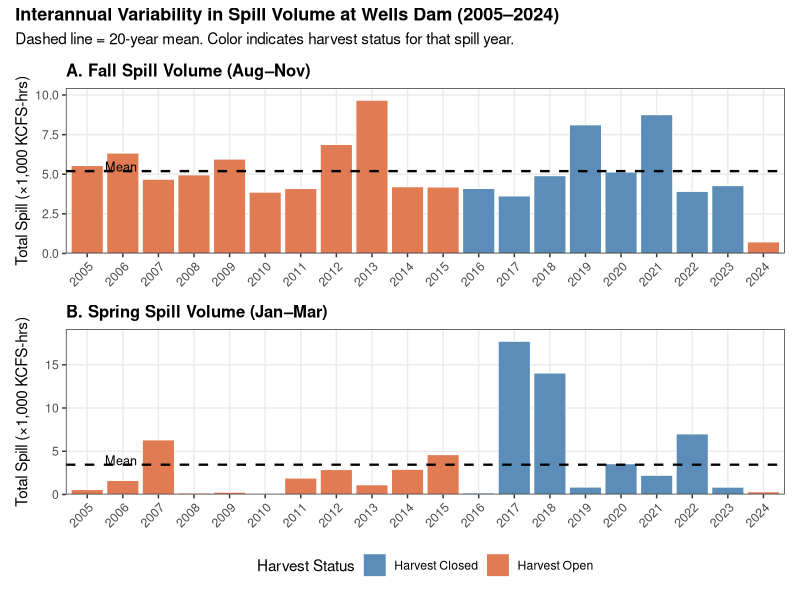
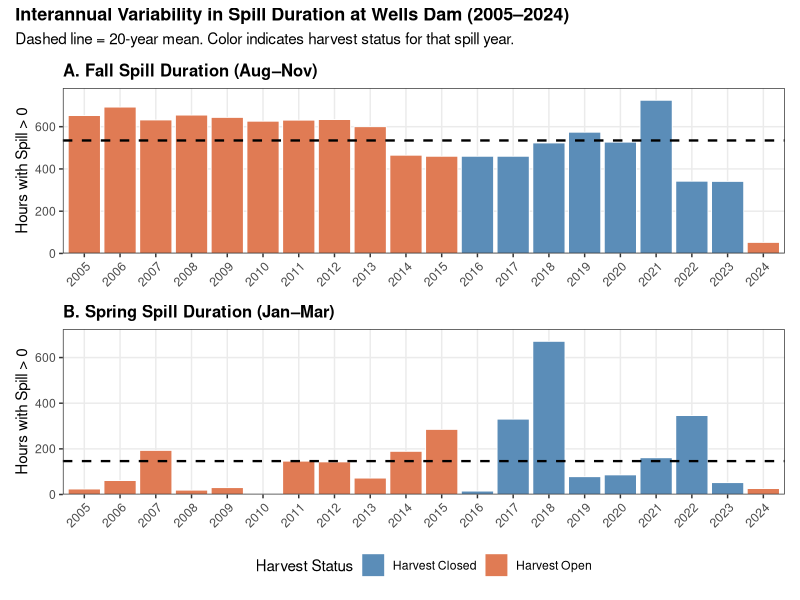
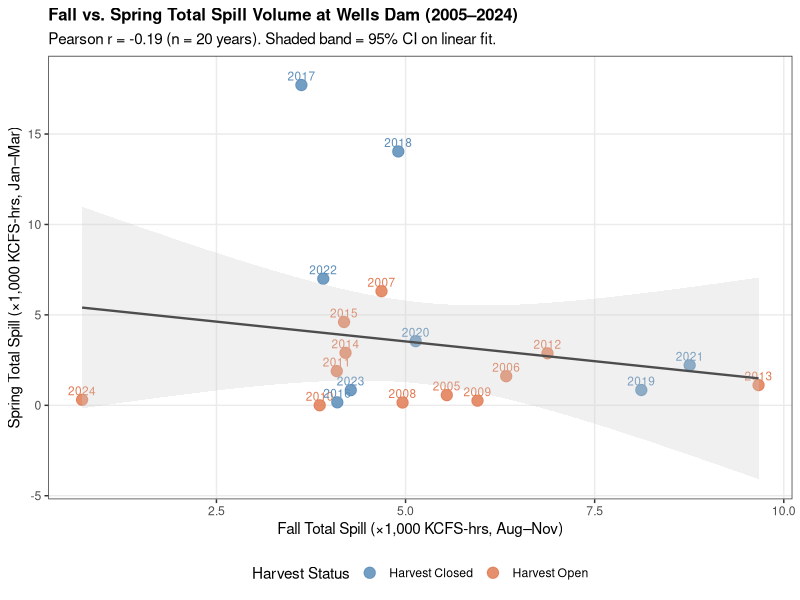
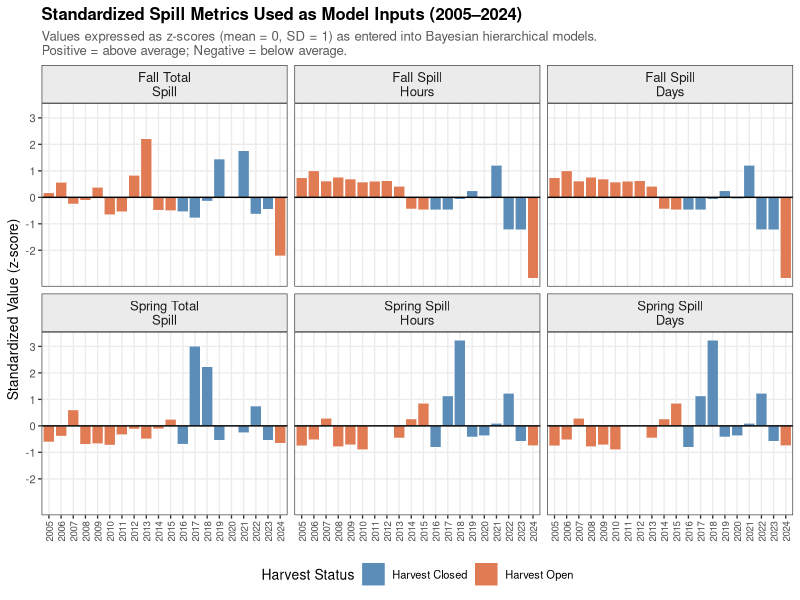
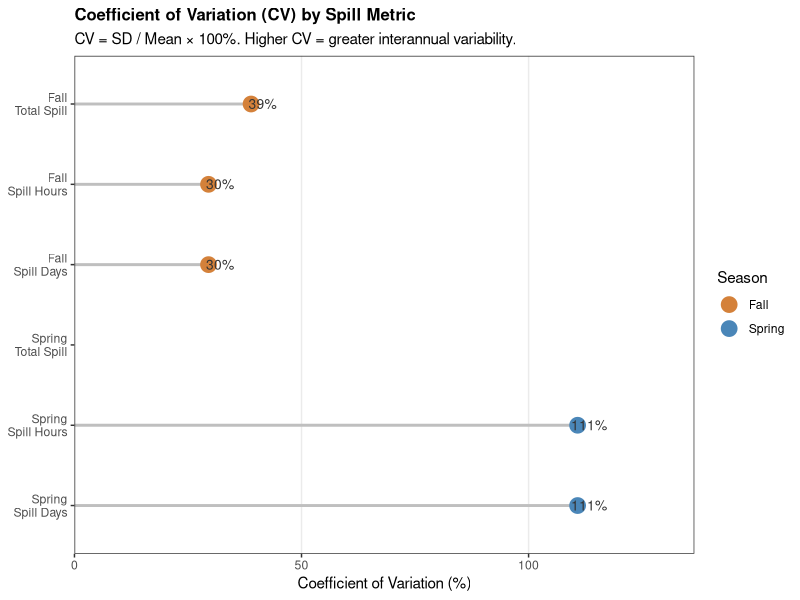
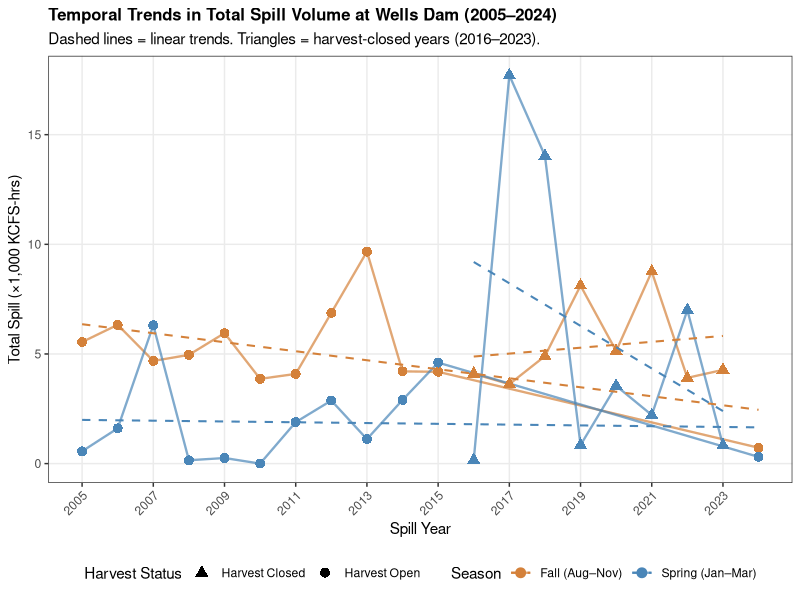

Recreate these plots in R, in order.
###############################################################################
# Interannual Spill Variability Analysis — Wells Dam 2005–2024
# Creates figures and summary statistics for the spill variability document
###############################################################################

library(ggplot2)
library(tidyverse)
library(patchwork)

set.seed(42)

# ---- Load data ---------------------------------------------------------------
df <- read.csv("full_year_summary_with_harvest_R.csv")

# Compute SpillDays from SpillHours (hours / 24)
df <- df %>%
  mutate(
    FallSpillDays  = FallSpillHours  / 24,
    SpringSpillDays = SpringSpillHours / 24,
    # Standardized versions (z-scores) as used in the model
    FallTotalSpill_z   = scale(FallTotalSpill)[,1],
    SpringTotalSpill_z = scale(SpringTotalSpill)[,1],
    FallSpillHours_z   = scale(FallSpillHours)[,1],
    SpringSpillHours_z = scale(SpringSpillHours)[,1],
    FallSpillDays_z    = scale(FallSpillDays)[,1],
    SpringSpillDays_z  = scale(SpringSpillDays)[,1],
    HarvestPeriod = ifelse(SpillYear <= 2015 | SpillYear >= 2024,
                           "Harvest Open", "Harvest Closed")
  )

# ---- Summary statistics ------------------------------------------------------
spill_stats <- df %>%
  summarise(
    Fall_TotalSpill_mean   = mean(FallTotalSpill),
    Fall_TotalSpill_sd     = sd(FallTotalSpill),
    Fall_TotalSpill_cv     = sd(FallTotalSpill)/mean(FallTotalSpill)*100,
    Fall_TotalSpill_min    = min(FallTotalSpill),
    Fall_TotalSpill_max    = max(FallTotalSpill),
    Fall_TotalSpill_min_yr = SpillYear[which.min(FallTotalSpill)],
    Fall_TotalSpill_max_yr = SpillYear[which.max(FallTotalSpill)],

    Spring_TotalSpill_mean   = mean(SpringTotalSpill),
    Spring_TotalSpill_sd     = sd(SpringTotalSpill),
    Spring_TotalSpill_cv     = sd(SpringTotalSpill)/mean(SpringTotalSpill)*100,
    Spring_TotalSpill_min    = min(SpringTotalSpill),
    Spring_TotalSpill_max    = max(SpringTotalSpill),
    Spring_TotalSpill_min_yr = SpillYear[which.min(SpringTotalSpill)],
    Spring_TotalSpill_max_yr = SpillYear[which.max(SpringTotalSpill)],

    Fall_Hours_mean   = mean(FallSpillHours),
    Fall_Hours_sd     = sd(FallSpillHours),
    Fall_Hours_cv     = sd(FallSpillHours)/mean(FallSpillHours)*100,
    Fall_Hours_min    = min(FallSpillHours),
    Fall_Hours_max    = max(FallSpillHours),
    Fall_Hours_min_yr = SpillYear[which.min(FallSpillHours)],
    Fall_Hours_max_yr = SpillYear[which.max(FallSpillHours)],

    Spring_Hours_mean   = mean(SpringSpillHours),
    Spring_Hours_sd     = sd(SpringSpillHours),
    Spring_Hours_cv     = sd(SpringSpillHours)/mean(SpringSpillHours)*100,
    Spring_Hours_min    = min(SpringSpillHours),
    Spring_Hours_max    = max(SpringSpillHours),
    Spring_Hours_min_yr = SpillYear[which.min(SpringSpillHours)],
    Spring_Hours_max_yr = SpillYear[which.max(SpringSpillHours)]
  )

cat("\n=== FALL TOTAL SPILL (KCFS-hours) ===\n")
cat(sprintf("  Mean: %.0f  SD: %.0f  CV: %.1f%%\n",
            spill_stats$Fall_TotalSpill_mean, spill_stats$Fall_TotalSpill_sd,
            spill_stats$Fall_TotalSpill_cv))
cat(sprintf("  Min: %.0f (%d)   Max: %.0f (%d)\n",
            spill_stats$Fall_TotalSpill_min, spill_stats$Fall_TotalSpill_min_yr,
            spill_stats$Fall_TotalSpill_max, spill_stats$Fall_TotalSpill_max_yr))

cat("\n=== SPRING TOTAL SPILL (KCFS-hours) ===\n")
cat(sprintf("  Mean: %.0f  SD: %.0f  CV: %.1f%%\n",
            spill_stats$Spring_TotalSpill_mean, spill_stats$Spring_TotalSpill_sd,
            spill_stats$Spring_TotalSpill_cv))
cat(sprintf("  Min: %.0f (%d)   Max: %.0f (%d)\n",
            spill_stats$Spring_TotalSpill_min, spill_stats$Spring_TotalSpill_min_yr,
            spill_stats$Spring_TotalSpill_max, spill_stats$Spring_TotalSpill_max_yr))

cat("\n=== FALL SPILL HOURS ===\n")
cat(sprintf("  Mean: %.0f  SD: %.0f  CV: %.1f%%\n",
            spill_stats$Fall_Hours_mean, spill_stats$Fall_Hours_sd,
            spill_stats$Fall_Hours_cv))
cat(sprintf("  Min: %.0f (%d)   Max: %.0f (%d)\n",
            spill_stats$Fall_Hours_min, spill_stats$Fall_Hours_min_yr,
            spill_stats$Fall_Hours_max, spill_stats$Fall_Hours_max_yr))

cat("\n=== SPRING SPILL HOURS ===\n")
cat(sprintf("  Mean: %.0f  SD: %.0f  CV: %.1f%%\n",
            spill_stats$Spring_Hours_mean, spill_stats$Spring_Hours_sd,
            spill_stats$Spring_Hours_cv))
cat(sprintf("  Min: %.0f (%d)   Max: %.0f (%d)\n",
            spill_stats$Spring_Hours_min, spill_stats$Spring_Hours_min_yr,
            spill_stats$Spring_Hours_max, spill_stats$Spring_Hours_max_yr))

# Correlation between fall and spring
r_total <- cor(df$FallTotalSpill, df$SpringTotalSpill)
r_hours <- cor(df$FallSpillHours, df$SpringSpillHours)
cat(sprintf("\n=== FALL-SPRING CORRELATIONS ===\n"))
cat(sprintf("  TotalSpill r = %.3f\n", r_total))
cat(sprintf("  SpillHours r = %.3f\n", r_hours))

# Trend over time
lm_fall   <- lm(FallTotalSpill   ~ SpillYear, data = df)
lm_spring <- lm(SpringTotalSpill ~ SpillYear, data = df)
cat(sprintf("\n=== TEMPORAL TRENDS ===\n"))
cat(sprintf("  Fall TotalSpill slope: %.0f KCFS-hr/yr  (p = %.3f)\n",
            coef(lm_fall)[2], summary(lm_fall)$coefficients[2,4]))
cat(sprintf("  Spring TotalSpill slope: %.0f KCFS-hr/yr  (p = %.3f)\n",
            coef(lm_spring)[2], summary(lm_spring)$coefficients[2,4]))

# ---- Shared theme/colors -----------------------------------------------------
harvest_colors <- c("Harvest Open" = "#E07B54", "Harvest Closed" = "#5B8DB8")

theme_spill <- theme_bw(base_size = 11) +
  theme(
    panel.grid.minor = element_blank(),
    axis.text.x = element_text(angle = 45, hjust = 1, size = 9),
    legend.position = "bottom",
    plot.title = element_text(face = "bold", size = 12),
    plot.subtitle = element_text(size = 10, color = "grey40"),
    strip.background = element_rect(fill = "grey92")
  )

# ---- FIGURE 1: Bar charts — Fall and Spring Total Spill by year --------------
p1a <- ggplot(df, aes(x = factor(SpillYear), y = FallTotalSpill / 1000,
                       fill = HarvestPeriod)) +
  geom_col(color = "white", linewidth = 0.3) +
  geom_hline(yintercept = mean(df$FallTotalSpill) / 1000,
             linetype = "dashed", color = "black", linewidth = 0.8) +
  annotate("text", x = 1.5, y = mean(df$FallTotalSpill) / 1000 + 0.3,
           label = "Mean", size = 3.2, color = "black", hjust = 0) +
  scale_fill_manual(values = harvest_colors, name = "Harvest Status") +
  scale_y_continuous(expand = expansion(mult = c(0, 0.08))) +
  labs(title = "A. Fall Spill Volume (Aug–Nov)",
       x = NULL, y = "Total Spill (×1,000 KCFS-hrs)") +
  theme_spill

p1b <- ggplot(df, aes(x = factor(SpillYear), y = SpringTotalSpill / 1000,
                       fill = HarvestPeriod)) +
  geom_col(color = "white", linewidth = 0.3) +
  geom_hline(yintercept = mean(df$SpringTotalSpill) / 1000,
             linetype = "dashed", color = "black", linewidth = 0.8) +
  annotate("text", x = 1.5, y = mean(df$SpringTotalSpill) / 1000 + 0.5,
           label = "Mean", size = 3.2, color = "black", hjust = 0) +
  scale_fill_manual(values = harvest_colors, name = "Harvest Status") +
  scale_y_continuous(expand = expansion(mult = c(0, 0.08))) +
  labs(title = "B. Spring Spill Volume (Jan–Mar)",
       x = NULL, y = "Total Spill (×1,000 KCFS-hrs)") +
  theme_spill

fig1 <- (p1a / p1b) +
  plot_annotation(
    title = "Interannual Variability in Spill Volume at Wells Dam (2005–2024)",
    subtitle = "Dashed line = 20-year mean. Color indicates harvest status for that spill year.",
    theme = theme(plot.title = element_text(face = "bold", size = 13))
  ) +
  plot_layout(guides = "collect") &
  theme(legend.position = "bottom")

ggsave("spill_variability_fig1_volume.png", fig1,
       width = 9, height = 7, dpi = 150, bg = "white")
cat("Saved fig1\n")

# ---- FIGURE 2: Spill Hours (duration) by year --------------------------------
p2a <- ggplot(df, aes(x = factor(SpillYear), y = FallSpillHours,
                       fill = HarvestPeriod)) +
  geom_col(color = "white", linewidth = 0.3) +
  geom_hline(yintercept = mean(df$FallSpillHours),
             linetype = "dashed", color = "black", linewidth = 0.8) +
  scale_fill_manual(values = harvest_colors, name = "Harvest Status") +
  scale_y_continuous(expand = expansion(mult = c(0, 0.08))) +
  labs(title = "A. Fall Spill Duration (Aug–Nov)",
       x = NULL, y = "Hours with Spill > 0") +
  theme_spill

p2b <- ggplot(df, aes(x = factor(SpillYear), y = SpringSpillHours,
                       fill = HarvestPeriod)) +
  geom_col(color = "white", linewidth = 0.3) +
  geom_hline(yintercept = mean(df$SpringSpillHours),
             linetype = "dashed", color = "black", linewidth = 0.8) +
  scale_fill_manual(values = harvest_colors, name = "Harvest Status") +
  scale_y_continuous(expand = expansion(mult = c(0, 0.08))) +
  labs(title = "B. Spring Spill Duration (Jan–Mar)",
       x = NULL, y = "Hours with Spill > 0") +
  theme_spill

fig2 <- (p2a / p2b) +
  plot_annotation(
    title = "Interannual Variability in Spill Duration at Wells Dam (2005–2024)",
    subtitle = "Dashed line = 20-year mean. Color indicates harvest status for that spill year.",
    theme = theme(plot.title = element_text(face = "bold", size = 13))
  ) +
  plot_layout(guides = "collect") &
  theme(legend.position = "bottom")

ggsave("spill_variability_fig2_duration.png", fig2,
       width = 9, height = 7, dpi = 150, bg = "white")
cat("Saved fig2\n")

# ---- FIGURE 3: Fall vs Spring scatter, colored by harvest period -------------
p3 <- ggplot(df, aes(x = FallTotalSpill / 1000, y = SpringTotalSpill / 1000,
                      color = HarvestPeriod, label = SpillYear)) +
  geom_point(size = 3.5, alpha = 0.85) +
  geom_text(nudge_y = 0.5, size = 3, show.legend = FALSE) +
  geom_smooth(method = "lm", se = TRUE, aes(group = 1),
              color = "grey30", fill = "grey80", linewidth = 0.8, alpha = 0.3) +
  scale_color_manual(values = harvest_colors, name = "Harvest Status") +
  labs(
    title = "Fall vs. Spring Total Spill Volume at Wells Dam (2005–2024)",
    subtitle = sprintf("Pearson r = %.2f (n = 20 years). Shaded band = 95%% CI on linear fit.", r_total),
    x = "Fall Total Spill (×1,000 KCFS-hrs, Aug–Nov)",
    y = "Spring Total Spill (×1,000 KCFS-hrs, Jan–Mar)"
  ) +
  theme_bw(base_size = 11) +
  theme(legend.position = "bottom", panel.grid.minor = element_blank(),
        plot.title = element_text(face = "bold", size = 12))

ggsave("spill_variability_fig3_scatter.png", p3,
       width = 7, height = 6, dpi = 150, bg = "white")
cat("Saved fig3\n")

# ---- FIGURE 4: Standardized spill values (model inputs) ----------------------
df_long_z <- df %>%
  select(SpillYear, HarvestPeriod,
         `Fall Total\nSpill` = FallTotalSpill_z,
         `Fall Spill\nHours`  = FallSpillHours_z,
         `Fall Spill\nDays`   = FallSpillDays_z,
         `Spring Total\nSpill` = SpringTotalSpill_z,
         `Spring Spill\nHours` = SpringSpillHours_z,
         `Spring Spill\nDays`  = SpringSpillDays_z) %>%
  pivot_longer(cols = -c(SpillYear, HarvestPeriod),
               names_to = "Metric", values_to = "Z_score") %>%
  mutate(Season = ifelse(grepl("Fall", Metric), "Fall (Aug–Nov)", "Spring (Jan–Mar)"),
         Metric = factor(Metric, levels = c("Fall Total\nSpill","Fall Spill\nHours",
                                             "Fall Spill\nDays","Spring Total\nSpill",
                                             "Spring Spill\nHours","Spring Spill\nDays")))

p4 <- ggplot(df_long_z, aes(x = factor(SpillYear), y = Z_score,
                              fill = HarvestPeriod)) +
  geom_col(color = "white", linewidth = 0.2) +
  geom_hline(yintercept = 0, color = "black", linewidth = 0.5) +
  facet_wrap(~ Metric, ncol = 3) +
  scale_fill_manual(values = harvest_colors, name = "Harvest Status") +
  scale_y_continuous(breaks = seq(-2, 3, 1)) +
  labs(
    title = "Standardized Spill Metrics Used as Model Inputs (2005–2024)",
    subtitle = "Values expressed as z-scores (mean = 0, SD = 1) as entered into Bayesian hierarchical models.\nPositive = above average; Negative = below average.",
    x = NULL, y = "Standardized Value (z-score)"
  ) +
  theme_bw(base_size = 10) +
  theme(
    axis.text.x = element_text(angle = 90, hjust = 1, vjust = 0.5, size = 7),
    panel.grid.minor = element_blank(),
    legend.position = "bottom",
    plot.title = element_text(face = "bold", size = 12),
    plot.subtitle = element_text(size = 9.5, color = "grey35"),
    strip.background = element_rect(fill = "grey92"),
    strip.text = element_text(size = 9.5)
  )

ggsave("spill_variability_fig4_standardized.png", p4,
       width = 10, height = 7, dpi = 150, bg = "white")
cat("Saved fig4\n")

# ---- FIGURE 5: Multi-metric comparison heatmap-style lollipop ----------------
# CV and range comparison across metrics
metric_summary <- tibble(
  Metric     = c("Fall\nTotal Spill","Fall\nSpill Hours","Fall\nSpill Days",
                 "Spring\nTotal Spill","Spring\nSpill Hours","Spring\nSpill Days"),
  Season     = c("Fall","Fall","Fall","Spring","Spring","Spring"),
  Mean       = c(mean(df$FallTotalSpill), mean(df$FallSpillHours), mean(df$FallSpillDays),
                 mean(df$SpringTotalSpill), mean(df$SpringSpillHours), mean(df$SpringSpillDays)),
  SD         = c(sd(df$FallTotalSpill), sd(df$FallSpillHours), sd(df$FallSpillDays),
                 sd(df$SpringTotalSpill), sd(df$SpringSpillHours), sd(df$SpringSpillDays)),
  CV_pct     = c(sd(df$FallTotalSpill)/mean(df$FallTotalSpill)*100,
                 sd(df$FallSpillHours)/mean(df$FallSpillHours)*100,
                 sd(df$FallSpillDays)/mean(df$FallSpillDays)*100,
                 sd(df$SpringTotalSpill)/mean(df$SpringTotalSpill)*100,
                 sd(df$SpringSpillHours)/mean(df$SpringSpillHours)*100,
                 sd(df$SpringSpillDays)/mean(df$SpringSpillDays)*100),
  Min        = c(min(df$FallTotalSpill), min(df$FallSpillHours), min(df$FallSpillDays),
                 min(df$SpringTotalSpill), min(df$SpringSpillHours), min(df$SpringSpillDays)),
  Max        = c(max(df$FallTotalSpill), max(df$FallSpillHours), max(df$FallSpillDays),
                 max(df$SpringTotalSpill), max(df$SpringSpillHours), max(df$SpringSpillDays))
) %>%
  mutate(Range_ratio = Max / Min,
         Metric = factor(Metric, levels = rev(Metric)))

p5 <- ggplot(metric_summary, aes(y = Metric, x = CV_pct, color = Season)) +
  geom_segment(aes(y = Metric, yend = Metric, x = 0, xend = CV_pct),
               linewidth = 1, color = "grey75") +
  geom_point(size = 5) +
  geom_text(aes(label = sprintf("%.0f%%", CV_pct)),
            nudge_x = 2.5, size = 3.5, color = "grey20") +
  scale_color_manual(values = c("Fall" = "#D4813A", "Spring" = "#4A86B8")) +
  scale_x_continuous(limits = c(0, 130), expand = expansion(mult = c(0, 0.05))) +
  labs(
    title = "Coefficient of Variation (CV) by Spill Metric",
    subtitle = "CV = SD / Mean × 100%. Higher CV = greater interannual variability.",
    x = "Coefficient of Variation (%)", y = NULL, color = "Season"
  ) +
  theme_bw(base_size = 11) +
  theme(panel.grid.minor = element_blank(),
        panel.grid.major.y = element_blank(),
        legend.position = "right",
        plot.title = element_text(face = "bold", size = 12))

ggsave("spill_variability_fig5_cv.png", p5,
       width = 7, height = 4.5, dpi = 150, bg = "white")
cat("Saved fig5\n")

# ---- FIGURE 6: Temporal trend lines ------------------------------------------
df_long_raw <- df %>%
  select(SpillYear, HarvestPeriod,
         `Fall Total Spill\n(KCFS-hrs)` = FallTotalSpill,
         `Spring Total Spill\n(KCFS-hrs)` = SpringTotalSpill,
         `Fall Spill Hours` = FallSpillHours,
         `Spring Spill Hours` = SpringSpillHours) %>%
  pivot_longer(cols = -c(SpillYear, HarvestPeriod),
               names_to = "Metric", values_to = "Value") %>%
  mutate(Season = ifelse(grepl("Fall", Metric), "Fall (Aug–Nov)", "Spring (Jan–Mar)"))

p6 <- ggplot(df_long_raw %>% filter(grepl("Total Spill", Metric)),
             aes(x = SpillYear, y = Value / 1000, color = Season, shape = HarvestPeriod)) +
  geom_line(linewidth = 0.8, alpha = 0.7) +
  geom_point(size = 3) +
  geom_smooth(method = "lm", se = FALSE, linetype = "dashed", linewidth = 0.7) +
  scale_color_manual(values = c("Fall (Aug–Nov)" = "#D4813A", "Spring (Jan–Mar)" = "#4A86B8")) +
  scale_shape_manual(values = c("Harvest Open" = 16, "Harvest Closed" = 17),
                     name = "Harvest Status") +
  scale_x_continuous(breaks = seq(2005, 2024, 2)) +
  labs(
    title = "Temporal Trends in Total Spill Volume at Wells Dam (2005–2024)",
    subtitle = "Dashed lines = linear trends. Triangles = harvest-closed years (2016–2023).",
    x = "Spill Year", y = "Total Spill (×1,000 KCFS-hrs)", color = "Season"
  ) +
  theme_bw(base_size = 11) +
  theme(panel.grid.minor = element_blank(),
        legend.position = "bottom",
        plot.title = element_text(face = "bold", size = 12),
        axis.text.x = element_text(angle = 45, hjust = 1))

ggsave("spill_variability_fig6_trends.png", p6,
       width = 8, height = 5.5, dpi = 150, bg = "white")
cat("Saved fig6\n")

# ---- Print summary table for use in the report --------------------------------
cat("\n\n=== SUMMARY TABLE FOR REPORT ===\n")
cat(sprintf("%-30s %8s %8s %8s %6s %8s %8s\n",
            "Metric", "Mean", "SD", "Min", "Max", "CV(%)", "Range Ratio"))
cat(strrep("-", 80), "\n")
for (i in 1:nrow(metric_summary)) {
  cat(sprintf("%-30s %8.0f %8.0f %8.0f %6.0f %8.1f %8.1f\n",
              as.character(metric_summary$Metric[i]),
              metric_summary$Mean[i], metric_summary$SD[i],
              metric_summary$Min[i], metric_summary$Max[i],
              metric_summary$CV_pct[i], metric_summary$Range_ratio[i]))
}

cat("\nDone. All figures saved.\n")
